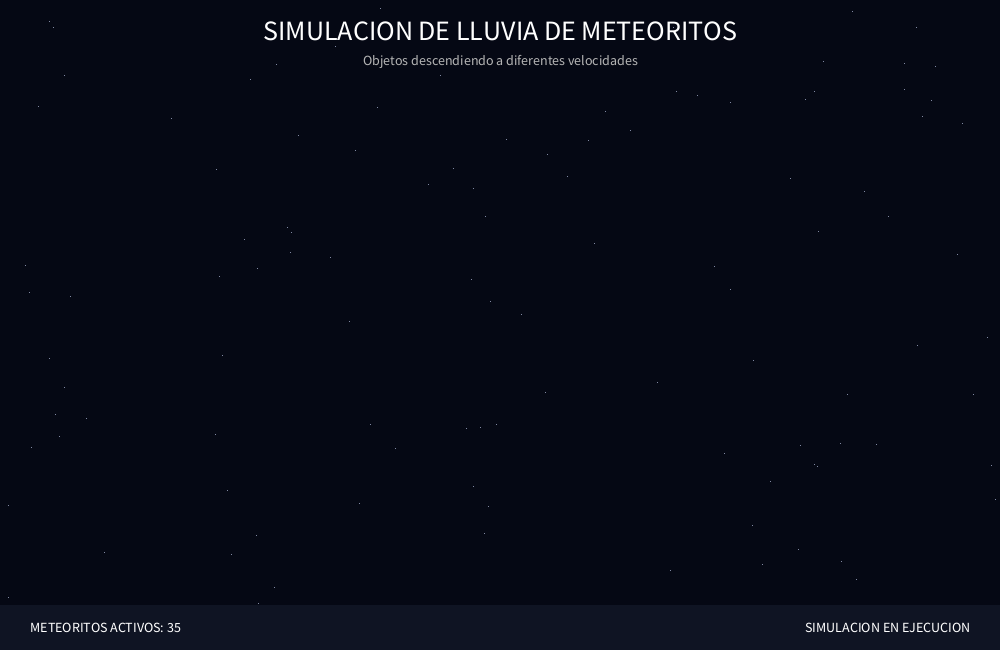
Frame 1 (no input)
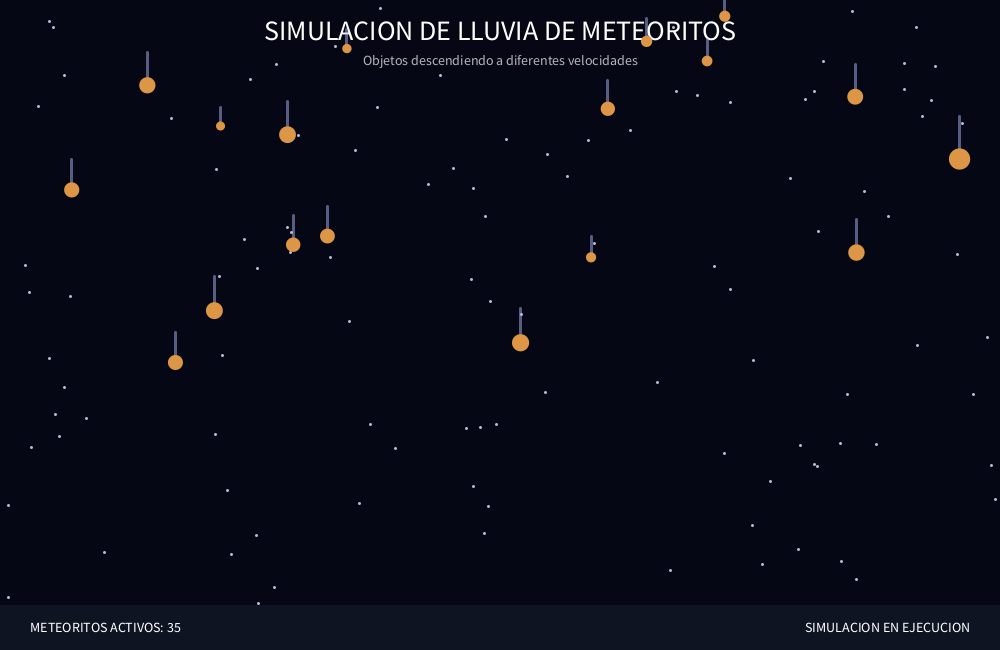
Frame 60 (the mouse pressed at the canvas centre just before this capture)
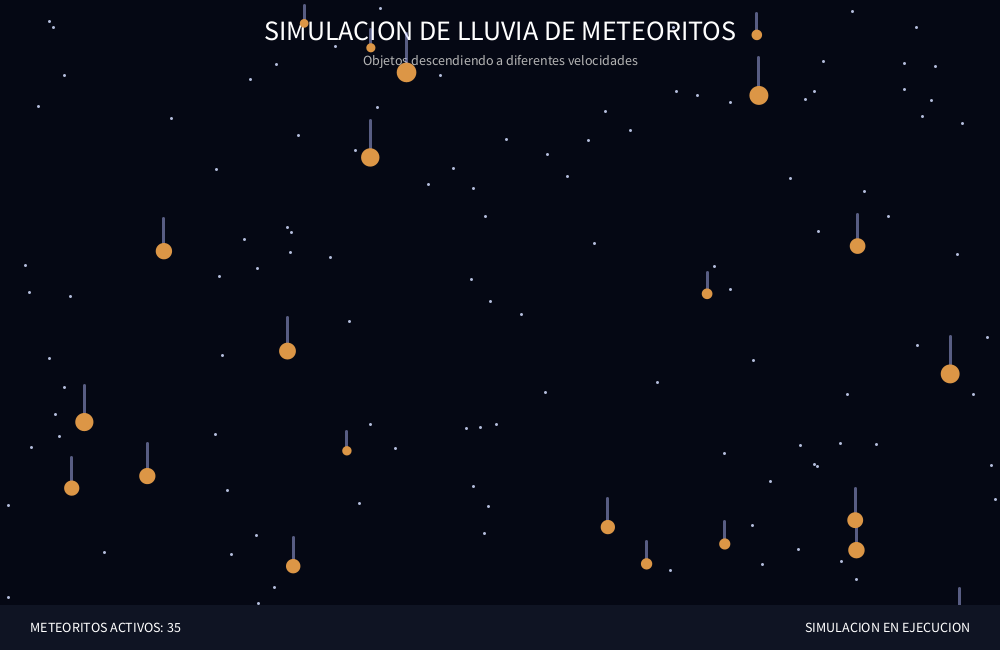
Frame 120 (the mouse held since frame 60 and released just before this capture)

The Processing sketch that drew these frames (run headless with seeded random() and noise(); from frame 60 on, the mouse is pressed at the canvas centre):

// Processing sketch: Simulacion_Meteoritos
// ── Simulacion_Meteoritos.pde
int cantidad = 35;

float[] x = new float[cantidad];
float[] y = new float[cantidad];
float[] velocidad = new float[cantidad];
float[] tamano = new float[cantidad];

void setup() {
  size(1000, 650);

  for (int i = 0; i < cantidad; i++) {
    x[i] = random(width);
    y[i] = random(-650, 0);
    velocidad[i] = random(3, 9);
    tamano[i] = random(8, 22);
  }
}

void draw() {

  // Fondo espacial
  background(5, 8, 20);

  // Estrellas
  randomSeed(10);

  for (int i = 0; i < 120; i++) {
    float estrellaX = random(width);
    float estrellaY = random(height);

    stroke(180, 190, 220);
    point(estrellaX, estrellaY);
  }

  // Titulo
  fill(255);
  textAlign(CENTER);
  textSize(28);
  text("SIMULACION DE LLUVIA DE METEORITOS", width/2, 40);

  textSize(14);
  fill(180);
  text("Objetos descendiendo a diferentes velocidades", width/2, 65);

  // Meteoritos
  for (int i = 0; i < cantidad; i++) {

    y[i] += velocidad[i];

    // Si sale de la pantalla vuelve arriba
    if (y[i] > height + 30) {
      y[i] = random(-300, -20);
      x[i] = random(width);
      velocidad[i] = random(3, 9);
    }

    // Estela
    stroke(180, 190, 255, 120);
    strokeWeight(3);

    line(
      x[i],
      y[i] - tamano[i] * 2,
      x[i],
      y[i]
    );

    // Meteorito
    noStroke();
    fill(220, 150, 70);

    ellipse(
      x[i],
      y[i],
      tamano[i],
      tamano[i]
    );
  }

  // Panel inferior
  fill(15, 20, 35);
  rect(0, height - 45, width, 45);

  fill(255);
  textAlign(LEFT);
  textSize(14);

  text(
    "METEORITOS ACTIVOS: " + cantidad,
    30,
    height - 18
  );

  textAlign(RIGHT);

  text(
    "SIMULACION EN EJECUCION",
    width - 30,
    height - 18
  );
}
